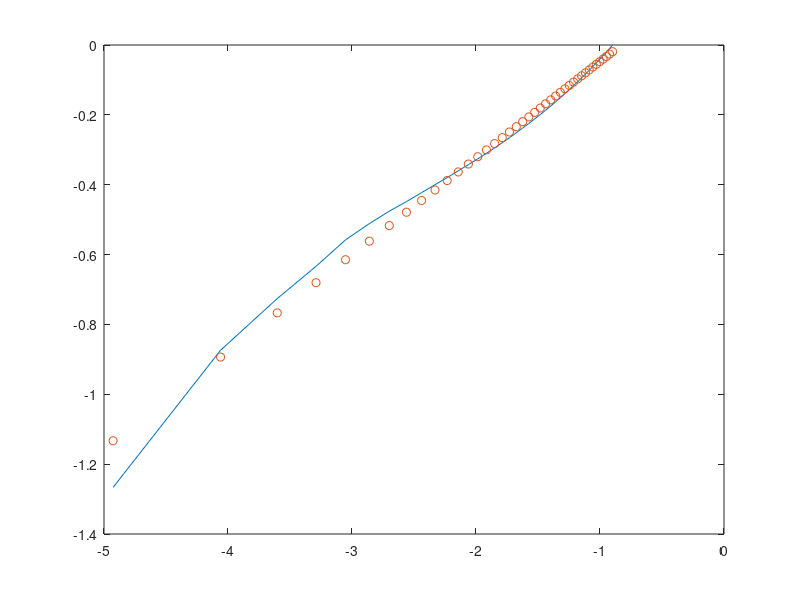

Here is the MATLAB script that generated this plot:
close all;
clear all;
clc;

p = (0.3:0.01:1.0);
nx = length(p);
Mi = zeros(nx,1);
Ni = zeros(nx,1);
N = 50;
Lx = 100;
Ly = 100;
tic
for i = 1:N
    % generate new realization for each Ni
    z = rand(Lx, Ly);
    for ip = 1:nx
        m = z < p(ip);
        % finds clusters
        [lw,num] = bwlabel(m,4);
        
%         % METHOD 1
%         % finds bounding boxes, s is a struct array
%         s = regionprops(lw, 'BoundingBox');
%         % extract the bounding boxes from s
%         bbox = cat(1, s.BoundingBox);
%         % find area (number of sites) in each cluster
%         s = regionprops(lw, 'Area');
%         % extract area from s
%         area = cat(1, s.Area);
%         % find spanning clusters in x and y-direction seperately
%         jx = find(bbox(:,3) == Ly);
%         jy = find(bbox(:,4) == Lx);
%         % combine jx and jy without repetitions
%         % (one cluster can span in both directions)
%         j = union(jx, jy);
%         if (length(j) > 0) % percolation
%             Ni(ip) = Ni(ip) + 1;
%             for jj = 1:length(j)
%                 % add masses of all percolation clusters
%                 Mi(ip) = Mi(ip) + area(j(jj));
%             end
%         end
        
        % METHOD 2 
        top = lw(1,:);
        bottom = lw(Lx,:);
        left = lw(:,1);
        right = lw(:,Ly);       
        % check whether the same cluster is at opposite ends of grid
        tb = intersect(top, bottom);
        lf = intersect(left, right);
        % don't want to count the same cluster twice
        sc = union(tb,lf);
        % remove the zeros
        sc = sc(sc ~= 0);
        if length(sc) > 0;
            Ni(ip) = Ni(ip) + 1;
            for j = 1:length(sc)
                Mi(ip) = Mi(ip) + length(find(lw==sc(j)));
            end
        end

    end
end
toc


PI = Ni/N;
P = Mi/(N*Lx*Ly);

% subplot(2,1,1)
% plot(p,PI);
% xlabel('p')
% ylabel('\Pi')
% text = sprintf('(Lx,Ly) = (%d,%d)', [Lx, Ly]);
% title(text)
% 
% subplot(2,1,2)
% plot(p,P);
% xlabel('p');yg
% ylabel('P');


pc = 0.59275;
p2 = p > pc;
p = p(p2) - pc;
P = P(p2);

x = log(p');
y = log(P);

polynomial = polyfit(x, y, 1);
fit = polyval(polynomial, x);

plot(x, y);
hold on
plot(x, fit, 'o');






